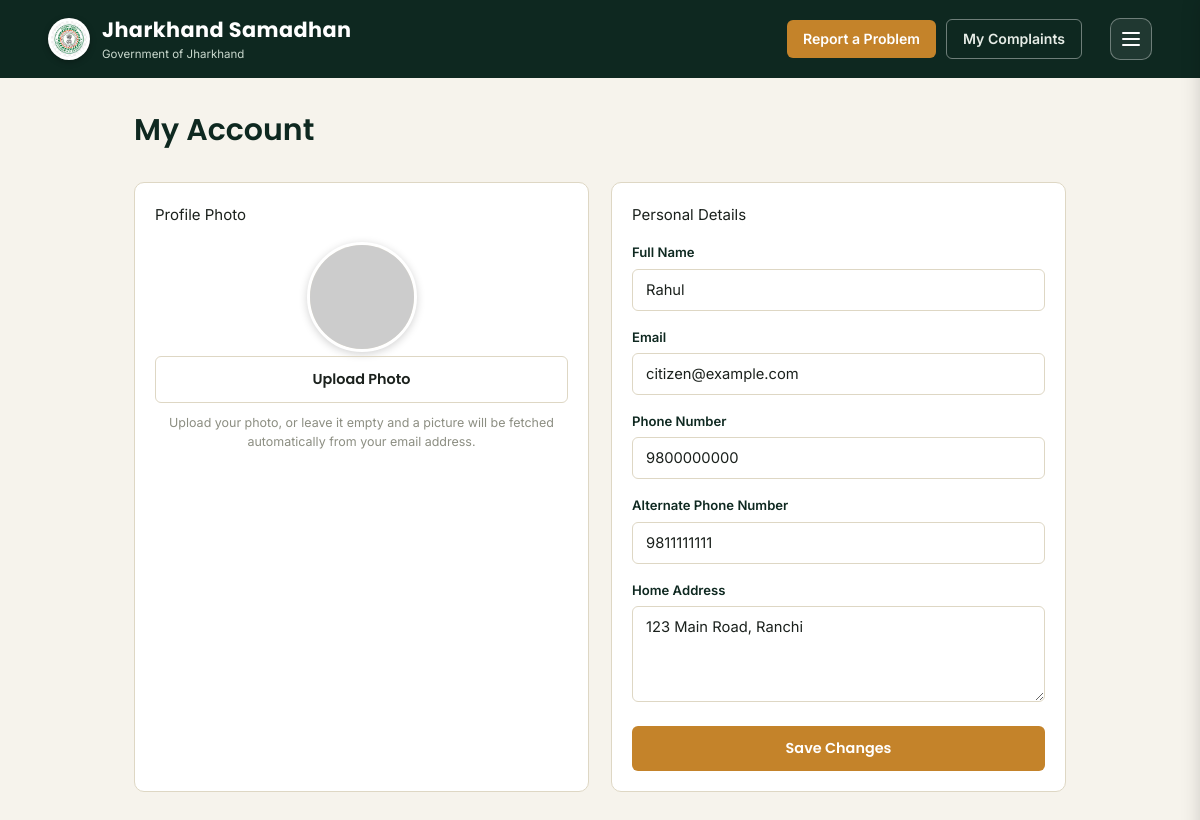
/account (signed in), run on an earlier commit of the app's database.
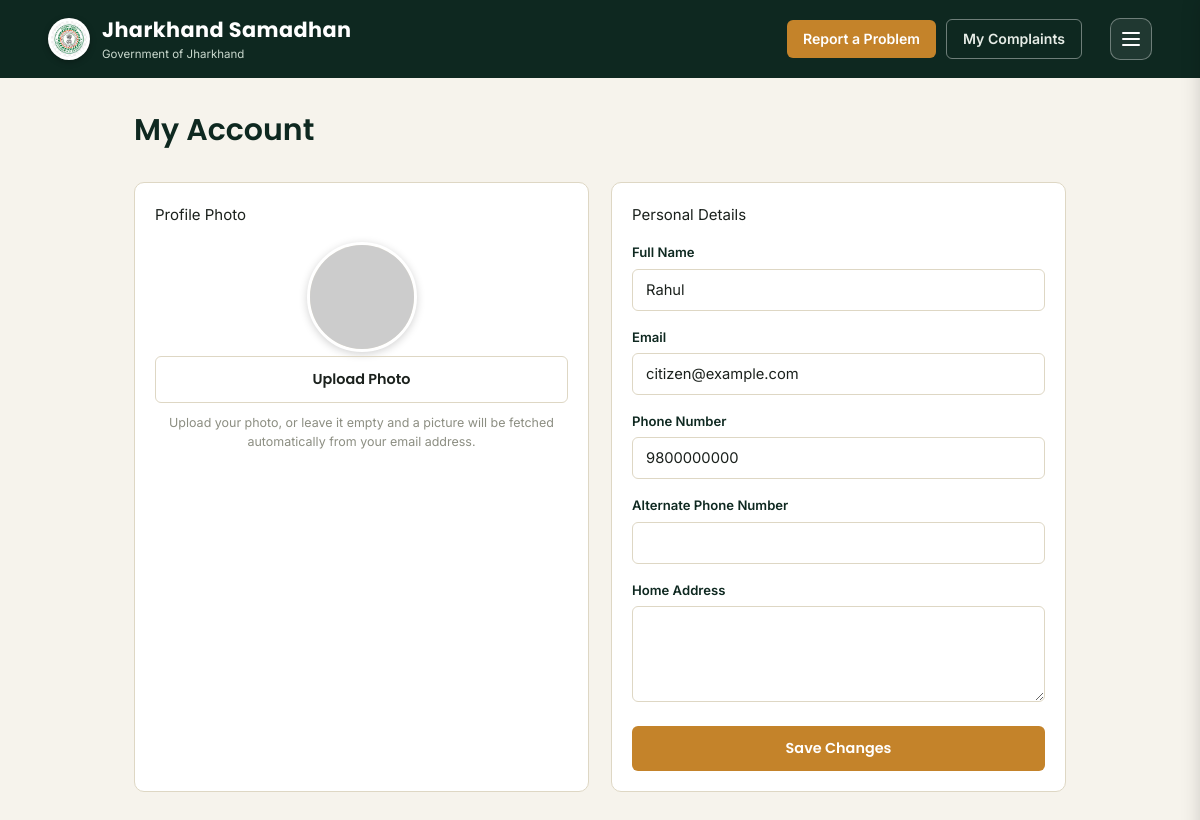
And on a later commit of the database.
### tables this page shows
CREATE TABLE users (
    id INTEGER PRIMARY KEY AUTOINCREMENT,
    name TEXT NOT NULL,
    email TEXT UNIQUE NOT NULL,
    phone TEXT NOT NULL,
    role TEXT NOT NULL,
    password_hash TEXT NOT NULL,
    created_at TEXT NOT NULL
, alternate_phone TEXT, home_address TEXT, profile_photo TEXT);

### app.py (the view, shortened to what this page needs)
@app.route("/account", methods=["GET", "POST"])
@login_required
def account():
    conn = db.get_db()
    user = g.current_user
    return render_template("account.html", user=user)

### app.py (called while the page is built)
@app.teardown_appcontext
def _close_db(exception):
    db.close_db(exception)

@app.before_request
def load_current_user():
    user_id = session.get("user_id")
    g.current_user = db.hydrate_user(db.get_user_by_id(db.get_db(), user_id)) if user_id else None
    g.lang = session.get("lang", i18n.DEFAULT_LANG)
    if g.lang not in i18n.LANGUAGE_CODES:
        g.lang = i18n.DEFAULT_LANG

@app.context_processor
def inject_current_user():
    return {
        "current_user": g.get("current_user"),
        "LANGUAGES": i18n.LANGUAGES,
        "current_lang_code": g.get("lang", i18n.DEFAULT_LANG),
    }

def profile_photo_url(user):
    photo = getattr(user, "profile_photo", None)
    if photo:
        return url_for("static", filename="profile/" + photo)
    email = (getattr(user, "email", "") or "").strip().lower()
    if not email:
        return None
    digest = hashlib.md5(email.encode("utf-8")).hexdigest()
    return f"https://www.gravatar.com/avatar/{digest}?d=identicon&s=128"

### db.py (called while the page is built)
def get_db():
    if "db" not in g:
        g.db = sqlite3.connect(DB_PATH)
        g.db.row_factory = sqlite3.Row
        g.db.execute("PRAGMA foreign_keys = ON")
    return g.db

### templates/account.html (shortened to what this page needs)
{% extends "app_base.html" %}
{% set active = 'account' %}
{% block content %}
<div class="topbar"><h1>{{ t('account_title') }}</h1></div>
<form method="POST" enctype="multipart/form-data">
<div class="grid grid-2" style="gap:22px;">
  <div class="card">
    <div class="id">{{ t('profile_photo') }}</div>
    <div style="display:flex; flex-direction:column; align-items:center; gap:12px; margin-top:16px;">
      {% set photo_url = profile_photo_url(current_user) %}
      {% if photo_url %}
      <img class="account-photo" src="{{ photo_url }}" alt="{{ current_user.name }}">
      {% else %}
      <div class="account-photo account-photo-empty">{{ current_user.name[:1]|upper }}</div>
      {% endif %}
    </div>
    <div style="margin-top:4px;">
      <label class="btn btn-ghost btn-block btn-file" style="cursor:pointer;">
        {{ t('btn_upload_photo') }}
      </label>
      <p class="hint" style="text-align:center;">{{ t('photo_explain') }}</p>
    </div>
  </div>
  <div class="card">
    <div class="id">{{ t('account_details') }}</div>
    <label for="name">{{ t('full_name') }}</label>
    <input type="text" id="name" name="name" value="{{ current_user.name }}" required>
    <label for="email">{{ t('email') }}</label>
    <input type="email" id="email" name="email" value="{{ current_user.email }}" required>
    <label for="phone">{{ t('phone') }}</label>
    <input type="tel" id="phone" name="phone" value="{{ current_user.phone }}" required>
    <label for="alternate_phone">{{ t('alternate_phone') }}</label>
    <input type="tel" id="alternate_phone" name="alternate_phone" value="{{ current_user.alternate_phone or '' }}">
    <label for="home_address">{{ t('home_address') }}</label>
    <textarea id="home_address" name="home_address" rows="3">{{ current_user.home_address or '' }}</textarea>
    <div style="margin-top:18px;">
      <button type="submit" class="btn btn-primary btn-block">{{ t('btn_save_changes') }}</button>
    </div>
  </div>
</div>
</form>
{% endblock %}

What changed in the data, as far as the page shows it:
changed users "Rahul": alternate_phone "9811111111" → (not shown); home_address "123 Main Road, Ranchi" → (not shown)
